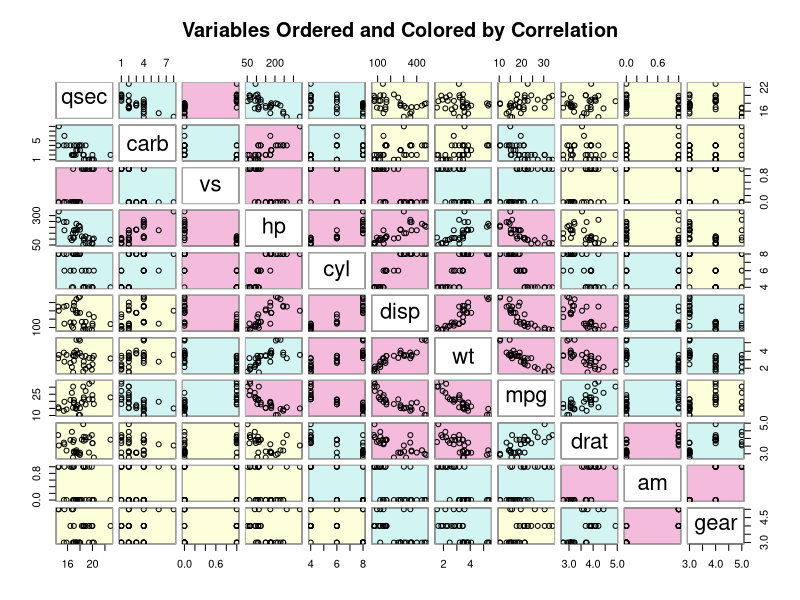
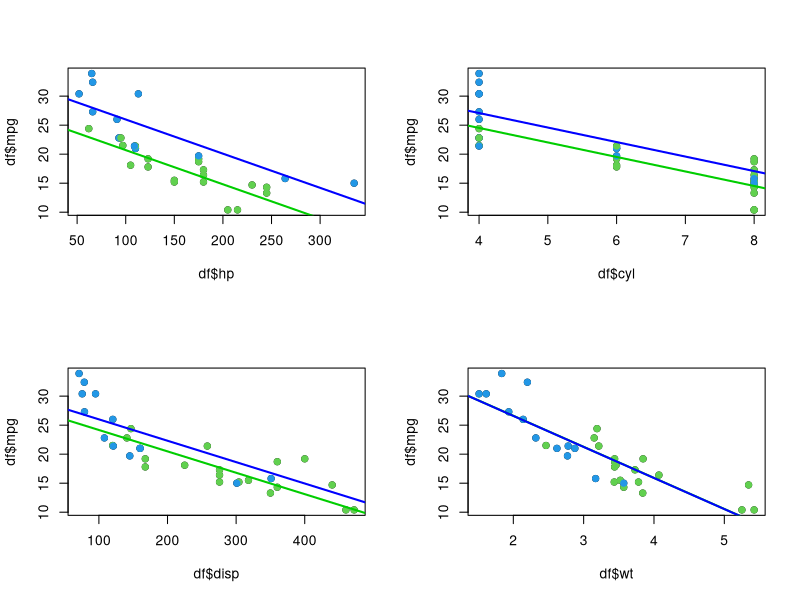
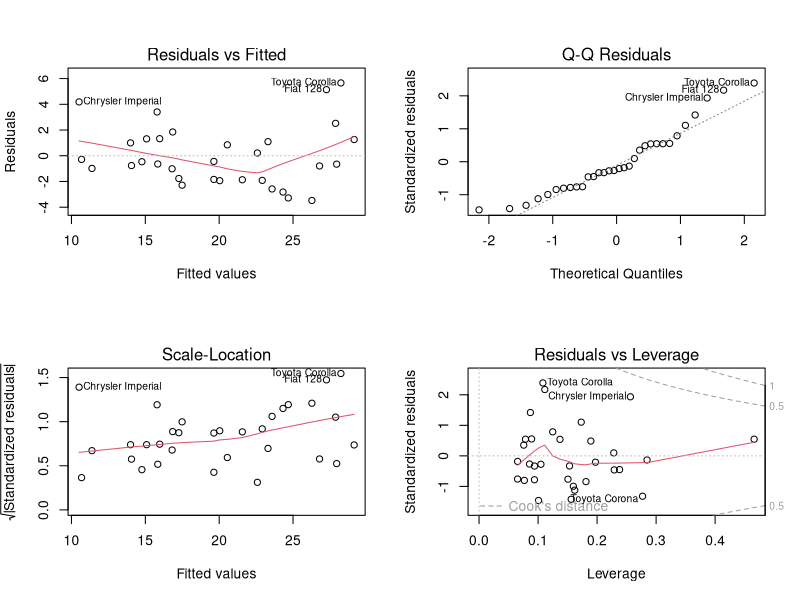

These figures' R source, in order:
## ---- chunk 1
require(ggplot2); require(stats); require(graphics); require(gclus)
df <- mtcars
## ---- chunk 2
summary(lm(mpg~am,df))
t.test(mpg~am, data=df) ## 
## ---- chunk 3
dta <- df[c(1,2,3,4,5,6,7,8,9,10,11)] ## explore data to determine main factors in mpg other than transmission type
dta.r <- abs(cor(dta)) 
dta.col <- dmat.color(dta.r)
dta.o <- order.single(dta.r) 
cpairs(dta, dta.o, panel.colors=dta.col, gap=.5,
       main="Variables Ordered and Colored by Correlation" )
## ---- chunk 4
lmbothcyl <- lm(mpg~cyl+am,df) ## regression of mpg by cylinder and transmission
lmbothdisp <- lm(mpg~disp+am,df) ## regression of mpg by displacement and transmission
lmbothhp <- lm(mpg~hp+am,df) ## regression of mpg by horsepower and transmission
lmbothwt <- lm(mpg~wt+am,df) ## regression of mpg by weight and transmission

par(mfrow=c(2,2))
## plot mpg by horsepower with regression by transmission
plot(df$hp,df$mpg,pch=19)
points(df$hp,df$mpg,pch=19,col=((df$am=="1")+3))
abline(c(lmbothhp$coeff[1],lmbothhp$coeff[2]),col="green3",lwd=2)
abline(c(lmbothhp$coeff[1] + lmbothhp$coeff[3],lmbothhp$coeff[2]),col="blue",lwd=2)

## plot mpg by cylinder with regression by transmission
plot(df$cyl,df$mpg,pch=19)
points(df$cyl,df$mpg,pch=19,col=((df$am=="1")+3))
abline(c(lmbothcyl$coeff[1],lmbothcyl$coeff[2]),col="green3",lwd=2)
abline(c(lmbothcyl$coeff[1] + lmbothcyl$coeff[3],lmbothcyl$coeff[2]),col="blue",lwd=2)

## plot mpg by displacement with regression by transmission
plot(df$disp,df$mpg,pch=19)
points(df$disp,df$mpg,pch=19,col=((df$am=="1")+3))
abline(c(lmbothdisp$coeff[1],lmbothdisp$coeff[2]),col="green3",lwd=2)
abline(c(lmbothdisp$coeff[1] + lmbothdisp$coeff[3],lmbothdisp$coeff[2]),col="blue",lwd=2)

## plot mpg by weight with regression by transmission
plot(df$wt,df$mpg,pch=19)
points(df$wt,df$mpg,pch=19,col=((df$am=="1")+3))
abline(c(lmbothwt$coeff[1],lmbothwt$coeff[2]),col="green3",lwd=2)
abline(c(lmbothwt$coeff[1] + lmbothwt$coeff[3],lmbothwt$coeff[2]),col="blue",lwd=2)
## ---- chunk 5
summary(lm(mpg ~ hp + cyl + disp + wt + am, df)) ## summarize base model
## ---- chunk 6
summary(aov(mpg ~ hp + cyl + disp + wt + am, data = df)) ## summarize fit of analysis of base variance model
## ---- chunk 7
summary(aov(mpg ~ hp + cyl + wt + am, data = df)) ## summarize fit of analysis of variance model
## ---- chunk 8
summary(lm(mpg ~ hp + cyl + wt + am, df)) ## summarize regression
## ---- chunk 9
anova(lm(mpg ~ am, df), lm(mpg ~ hp + cyl + wt + am, df)) ## (high f value and low p value)
## ---- chunk 10
par(mfrow = c(2, 2))
plot(lm(mpg ~ hp + cyl + wt + am, df))
